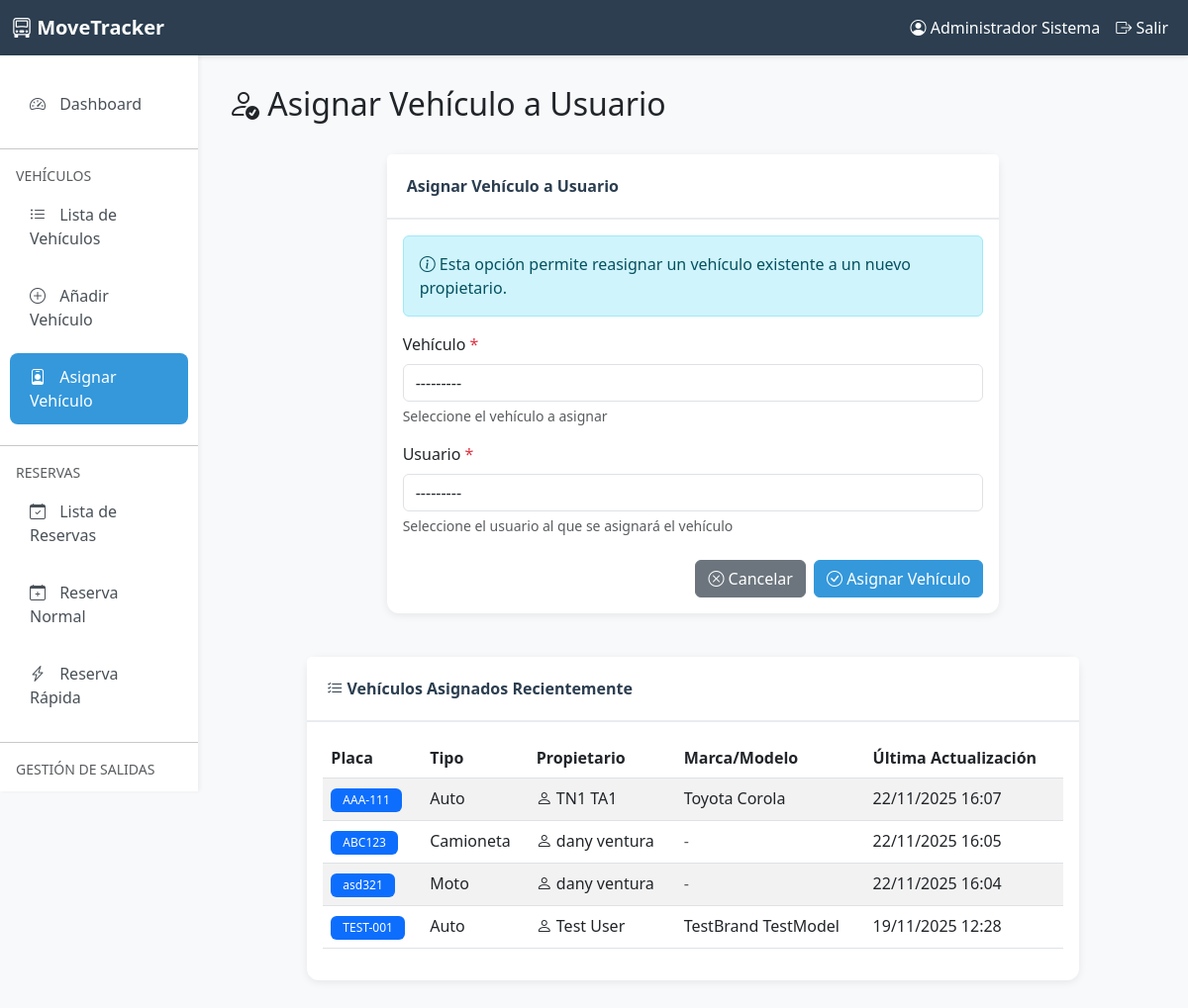
Before: /parking/vehicles/assign/ (signed in) with the older database file.
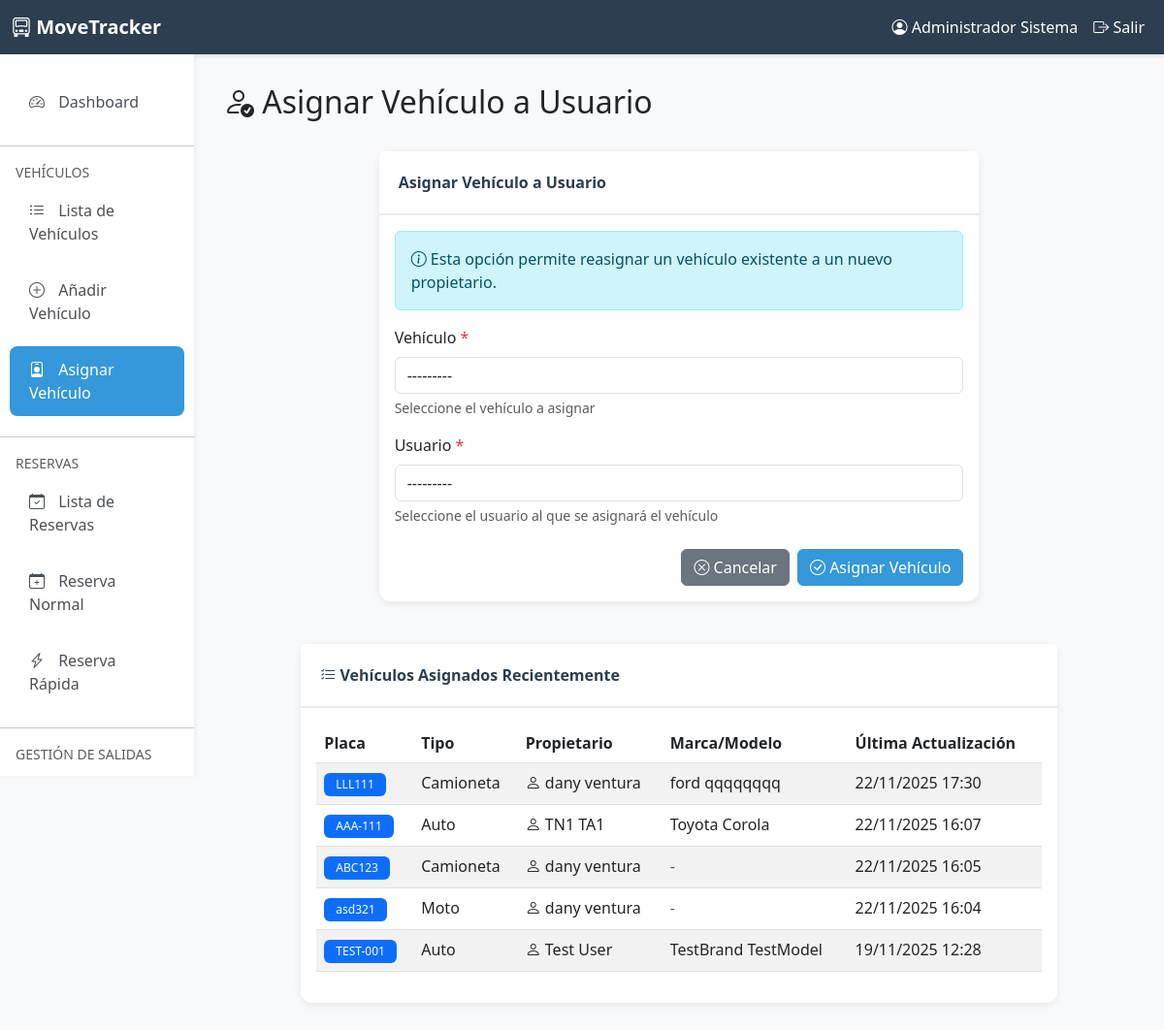
After: the same page with the newer database file.
### parking/models.py (models this page shows, shortened)
class Vehicle(models.Model):
    owner = models.ForeignKey(
        User,
        on_delete=models.CASCADE,
        related_name='vehicles',
        verbose_name='Propietario',
        null=True,
        blank=True
    )
    vehicle_type = models.CharField(
        max_length=20,
        choices=VehicleType.choices,
        verbose_name='Tipo de Vehículo'
    )
    brand = models.CharField(
        max_length=50,
        null=True,
        blank=True,
        verbose_name='Marca',
        help_text='Marca del vehículo (opcional)'
    )
    model = models.CharField(
        max_length=50,
        null=True,
        blank=True,
        verbose_name='Modelo',
        help_text='Modelo del vehículo (opcional)'
    )
    year = models.PositiveIntegerField(
        null=True,
        blank=True,
        verbose_name='Año',
        validators=[MinValueValidator(1900), MaxValueValidator(2100)],
        help_text='Año de fabricación (opcional)'
    )
    color = models.CharField(max_length=30, verbose_name='Color')
    license_plate = models.CharField(
        max_length=20,
        unique=True,
        verbose_name='Placa',
        help_text='Número de placa del vehículo'
    )
    is_active = models.BooleanField(default=True, verbose_name='Activo')
    created_at = models.DateTimeField(auto_now_add=True, verbose_name='Fecha de Registro')
    updated_at = models.DateTimeField(auto_now=True, verbose_name='Última Actualización')
    registered_by = models.ForeignKey(
        User,
        on_delete=models.SET_NULL,
        null=True,
        related_name='registered_vehicles',
        verbose_name='Registrado por'
    )
    class Meta:
        verbose_name = 'Vehículo'
        verbose_name_plural = 'Vehículos'
        ordering = ['-created_at']
        indexes = [
            models.Index(fields=['license_plate']),
            models.Index(fields=['owner', 'is_active']),
        ]

### user/models.py (models this page shows)
class User(AbstractUser):
    dni = models.CharField(max_length=10, blank=True, null=True, verbose_name='DNI')
    phone = models.CharField(max_length=15, blank=True, null=True, verbose_name='Teléfono')
    class Meta:
        verbose_name = 'Usuario'
        verbose_name_plural = 'Usuarios'
        db_table = 'auth_user'
    def __str__(self):
        return self.username

### parking/views.py (the view)
# urls.py: path('vehicles/assign/', views.assign_vehicle, name='assign_vehicle'),
@login_required
@user_passes_test(is_admin_or_worker, login_url='user:login')
def assign_vehicle(request):
    if request.method == 'POST':
        form = AssignVehicleForm(request.POST)
        if form.is_valid():
            vehicle = form.cleaned_data['vehicle']
            user = form.cleaned_data['user']
            old_owner = vehicle.owner
            vehicle.owner = user
            vehicle.save()
            old_owner_name = (old_owner.get_full_name() or old_owner.username) if old_owner else "Sin propietario"
            messages.success(
                request,
                f'Vehículo {vehicle.license_plate} reasignado de {old_owner_name} a {user.get_full_name() or user.username}.'
            )
            return redirect('parking:vehicle_list')
        else:
            messages.error(request, 'Por favor corrija los errores del formulario.')
    else:
        form = AssignVehicleForm()
    assigned_vehicles = Vehicle.objects.filter(owner__isnull=False).select_related('owner').order_by('-updated_at')
    context = {
        'form': form,
        'title': 'Asignar Vehículo a Usuario',
        'submit_text': 'Asignar Vehículo',
        'assigned_vehicles': assigned_vehicles
    }
    return render(request, 'parking/assign_vehicle.html', context)

### parking/forms.py
class AssignVehicleForm(forms.Form):
    vehicle = forms.ModelChoiceField(
        queryset=Vehicle.objects.all(),
        label='Vehículo',
        widget=forms.Select(attrs={
            'class': 'form-control',
            'required': True
        }),
        help_text='Seleccione el vehículo a asignar'
    )
    user = forms.ModelChoiceField(
        queryset=User.objects.filter(is_active=True),
        label='Usuario',
        widget=forms.Select(attrs={
            'class': 'form-control',
            'required': True
        }),
        help_text='Seleccione el usuario al que se asignará el vehículo'
    )
    def __init__(self, *args, **kwargs):
        super().__init__(*args, **kwargs)
        self.fields['vehicle'].queryset = Vehicle.objects.select_related('owner').all()
        self.fields['vehicle'].label_from_instance = lambda obj: f"{obj.license_plate} - {obj.get_vehicle_type_display()} ({obj.owner.get_full_name() if obj.owner else 'Sin propietario'})"

### parking/templates/parking/assign_vehicle.html (shortened to what the changed rows need)
{% extends 'parking/base.html' %}
{% block content %}
<div class="row mb-4">
    <div class="col-12">
        <h2><i class="bi bi-person-check"></i> {{ title }}</h2>
    </div>
</div>
<div class="row">
    <div class="col-md-8 mx-auto">
        <div class="card">
            <div class="card-body">
                <form method="post" novalidate>
                    {% for field in form %}
                        <div class="mb-3">
                            <label for="{{ field.id_for_label }}" class="form-label">
                                {{ field.label }}
                                {% if field.field.required %}
                                    <span class="text-danger">*</span>
                                {% endif %}
                            </label>
                            {{ field }}
                            {% if field.help_text %}
                                <div class="form-text">{{ field.help_text }}</div>
                            {% endif %}
                        </div>
                    {% endfor %}
                </form>
            </div>
        </div>
    </div>
</div>
<div class="row mt-4">
    <div class="col-md-10 mx-auto">
        <div class="card">
            <div class="card-body">
                <div class="table-responsive">
                    <table class="table table-striped table-hover">
                        <thead>
                            <tr>
                                <th>Placa</th>
                                <th>Tipo</th>
                                <th>Propietario</th>
                                <th>Marca/Modelo</th>
                                <th>Última Actualización</th>
                            </tr>
                        </thead>
                        <tbody>
                            {% for vehicle in assigned_vehicles %}
                            <tr>
                                <td><span class="badge bg-primary">{{ vehicle.license_plate }}</span></td>
                                <td>{{ vehicle.get_vehicle_type_display }}</td>
                                <td>
                                    <i class="bi bi-person"></i>
                                    {{ vehicle.owner.get_full_name|default:vehicle.owner.username }}
                                </td>
                                <td>
                                    {% if vehicle.brand or vehicle.model %}
                                        {{ vehicle.brand }} {{ vehicle.model }}
                                    {% else %}
                                        <span class="text-muted">-</span>
                                    {% endif %}
                                </td>
                                <td>{{ vehicle.updated_at|date:"d/m/Y H:i" }}</td>
                            </tr>
                            {% empty %}
                            <tr>
                                <td colspan="5" class="text-center text-muted">
                                    No hay vehículos asignados registrados.
                                </td>
                            </tr>
                            {% endfor %}
                        </tbody>
                    </table>
                </div>
            </div>
        </div>
    </div>
</div>
{% endblock %}

Changed rows visible on the page:
added Vehicle: license_plate "LLL111", vehicle_type "Camioneta", owner.get_full_name "dany ventura", brand "ford", model "qqqqqqqq", updated_at "22/11/2025 17:30"
